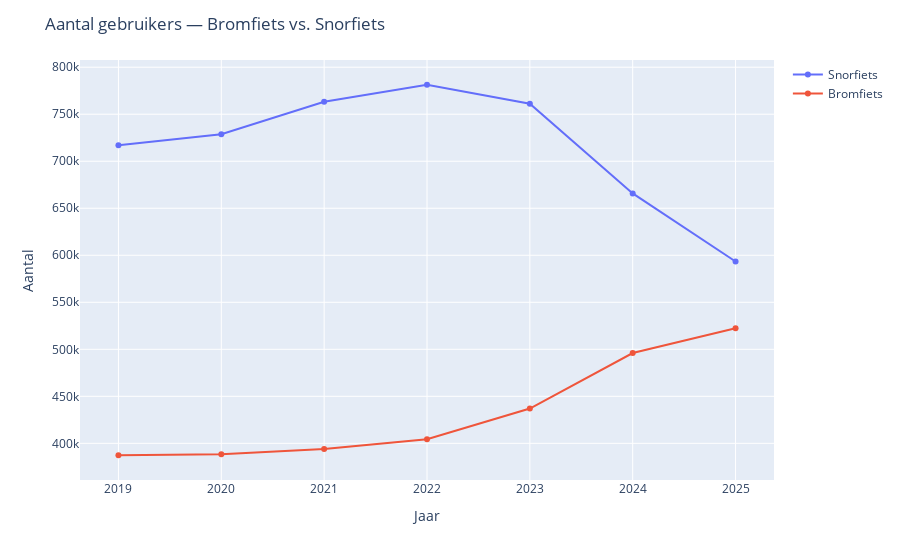

Notebook code cell kept with this figure:
### Code cell
df = df.rename(columns={
    "Year": "Year",
    "Snorfiets": "Snorfiets",
    "Bromfiets": "Bromfiets"
})[["Year", "Snorfiets", "Bromfiets"]]

long = df.melt(id_vars="Year",
                value_vars=["Snorfiets", "Bromfiets"],
                var_name="Serie", value_name="Aantal")


fig = px.line(
    long, x="Year", y="Aantal", color="Serie",
    markers=True,
    labels={"Year": "Jaar", "Aantal": "Aantal", "Serie": ""},
)
fig.update_traces(hovertemplate="Jaar %{x}<br> Aantal %{y:.0f}")
fig.update_layout(title="Aantal gebruikers — Bromfiets vs. Snorfiets", xaxis=dict(dtick=1))
fig.show()

### Figure 1 — Plotly figure (JSON) as saved in the notebook; plotly's stock layout.template omitted (floating-point values rounded to 4 significant figures)
{"data": [{"hovertemplate": "Jaar %{x}<br> Aantal %{y:.0f}", "legendgroup": "Snorfiets", "line": {"color": "#636efa", "dash": "solid"}, "marker": {"symbol": "circle"}, "mode": "lines+markers", "name": "Snorfiets", "orientation": "v", "showlegend": true, "type": "scatter", "x": [2019, 2020, 2021, 2022, 2023, 2024, 2025], "xaxis": "x", "y": [716917, 728644, 763342, 781353, 761219, 665809, 593364], "yaxis": "y"}, {"hovertemplate": "Jaar %{x}<br> Aantal %{y:.0f}", "legendgroup": "Bromfiets", "line": {"color": "#EF553B", "dash": "solid"}, "marker": {"symbol": "circle"}, "mode": "lines+markers", "name": "Bromfiets", "orientation": "v", "showlegend": true, "type": "scatter", "x": [2019, 2020, 2021, 2022, 2023, 2024, 2025], "xaxis": "x", "y": [387331, 388345, 393991, 404282, 436996, 496052, 522372], "yaxis": "y"}], "layout": {"legend": {"title": {"text": ""}, "tracegroupgap": 0}, "margin": {"t": 60}, "title": {"text": "Aantal gebruikers — Bromfiets vs. Snorfiets"}, "xaxis": {"anchor": "y", "domain": [0, 1], "dtick": 1, "title": {"text": "Jaar"}}, "yaxis": {"anchor": "x", "domain": [0, 1], "title": {"text": "Aantal"}}}}
